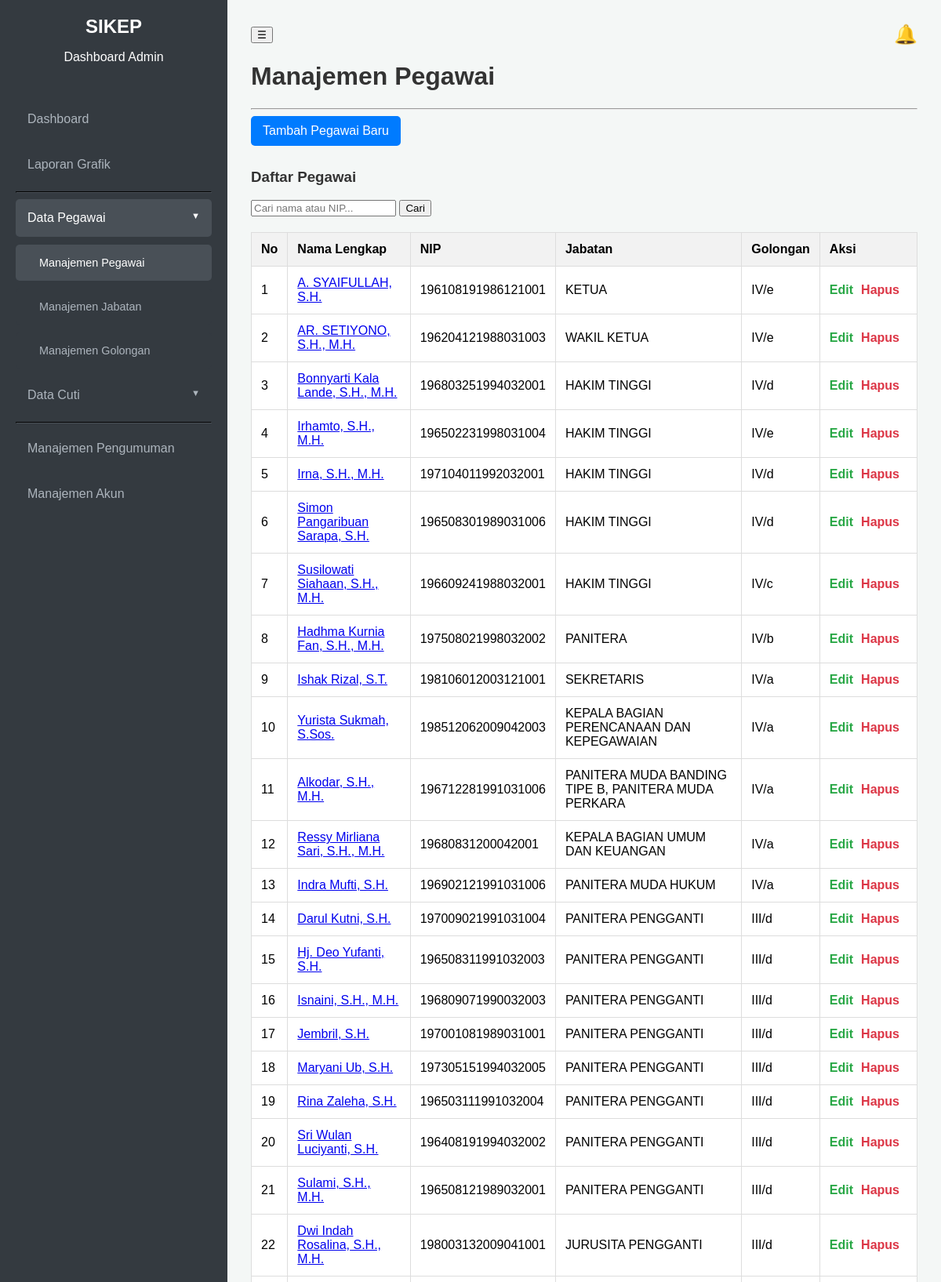
The page /admin/manajemen_pegawai.php (signed in, upper part) on the database its author committed.
### tables this page shows
CREATE TABLE `pegawai` (
  `id` int(11) NOT NULL,
  `nama_lengkap` varchar(150) NOT NULL,
  `nip` varchar(20) NOT NULL,
  `id_jabatan` int(11) DEFAULT NULL,
  `id_golongan` int(11) DEFAULT NULL,
  `unit_kerja` varchar(100) DEFAULT NULL,
  `tanggal_lahir` date DEFAULT NULL,
  `foto` varchar(255) DEFAULT NULL,
  `id_atasan` int(11) DEFAULT NULL,
  `ttd_image` varchar(255) DEFAULT NULL
);

CREATE TABLE `jabatan` (
  `id` int(11) NOT NULL,
  `nama_jabatan` varchar(150) NOT NULL
);

CREATE TABLE `golongan` (
  `id` int(11) NOT NULL,
  `nama_golongan` varchar(50) NOT NULL
);

### admin/manajemen_pegawai.php (the view, shortened to what this page needs)
<?php
include 'header.php';
$query_pegawai_list = "SELECT p.id, p.nama_lengkap, p.nip, j.nama_jabatan, g.nama_golongan
                       FROM pegawai p
                       LEFT JOIN jabatan j ON p.id_jabatan = j.id
                       LEFT JOIN golongan g ON p.id_golongan = g.id";
$query_pegawai_list .= " ORDER BY p.id_jabatan ASC, p.nama_lengkap ASC";
$result_pegawai_list = mysqli_query($koneksi, $query_pegawai_list);
?>
<h1>Manajemen Pegawai</h1>
<hr>
<a href="tambah_pegawai.php" class="btn">Tambah Pegawai Baru</a>
<h3>Daftar Pegawai</h3>
<div class="search-form">
    <form action="" method="GET" style="display: contents;">
        <input type="text" name="cari" placeholder="Cari nama atau NIP..." value="<?php echo isset($_GET['cari']) ? htmlspecialchars($_GET['cari']) : ''; ?>">
        <button type="submit">Cari</button>
    </form>
</div>
<table>
    <thead>
        <tr>
            <th>No</th>
            <th>Nama Lengkap</th>
            <th>NIP</th>
            <th>Jabatan</th>
            <th>Golongan</th>
            <th>Aksi</th>
        </tr>
    </thead>
    <tbody>
        <?php
        $no = 1;
        if (mysqli_num_rows($result_pegawai_list) > 0) {
            while ($data = mysqli_fetch_assoc($result_pegawai_list)) {
                echo "<tr>";
                echo "<td>" . $no++ . "</td>";
                echo "<td><a href='detail_pegawai.php?id=" . $data['id'] . "'>" . htmlspecialchars($data['nama_lengkap']) . "</a></td>";
                echo "<td>" . htmlspecialchars($data['nip']) . "</td>";
                echo "<td>" . htmlspecialchars($data['nama_jabatan']) . "</td>";
                echo "<td>" . htmlspecialchars($data['nama_golongan']) . "</td>";
                echo "<td class='actions'>";
                if ($_SESSION['role'] == 'admin') {
                    echo "<a href='edit_pegawai.php?id=" . $data['id'] . "' class='edit'>Edit</a>";
                    echo "<a href='hapus_pegawai.php?id=" . $data['id'] . "' class='delete' onclick='return confirm(\"Yakin?\");'>Hapus</a>";
                } else {
                    echo "-";
                }
                echo "</td>";
                echo "</tr>";
            }
        } else {
            echo "<tr><td colspan='6' style='text-align:center;'>Data tidak ditemukan.</td></tr>";
        }
        ?>
    </tbody>
</table>
<?php
include 'footer.php';
?>

### assets/style_admin.css (style rules this page uses)
body { font-family: sans-serif; margin: 0; background-color: #f4f7f6; }
h1, h2, h3 { color: #333; }
.btn { display: inline-block; padding: 10px 15px; margin-bottom: 10px; margin-right: 10px; background-color: #007bff; color: white; text-decoration: none; border-radius: 5px; border: none; cursor: pointer; }
table { width: 100%; border-collapse: collapse; margin-top: 20px; background-color: white; }
th, td { padding: 12px; border: 1px solid #ddd; text-align: left; }
th { background-color: #f2f2f2; }
.actions a { margin-right: 10px; text-decoration: none; font-weight: bold; }
.actions a.edit { color: #28a745; }
.actions a.delete { color: #dc3545; }
* { scrollbar-width: thin; scrollbar-color: rgba(0, 0, 0, 0.3) transparent; }

### rows shown on the page
pegawai: nama_lengkap "A. SYAIFULLAH, S.H.", nip "196108191986121001", id_jabatan.nama_jabatan "KETUA", id_golongan.nama_golongan "IV/e"
pegawai: nama_lengkap "AR. SETIYONO, S.H., M.H.", nip "196204121988031003", id_jabatan.nama_jabatan "WAKIL KETUA", id_golongan.nama_golongan "IV/e"
pegawai: nama_lengkap "Bonnyarti Kala Lande, S.H., M.H.", nip "196803251994032001", id_jabatan.nama_jabatan "HAKIM TINGGI", id_golongan.nama_golongan "IV/d"
pegawai: nama_lengkap "Irhamto, S.H., M.H.", nip "196502231998031004", id_jabatan.nama_jabatan "HAKIM TINGGI", id_golongan.nama_golongan "IV/e"
pegawai: nama_lengkap "Irna, S.H., M.H.", nip "197104011992032001", id_jabatan.nama_jabatan "HAKIM TINGGI", id_golongan.nama_golongan "IV/d"
pegawai: nama_lengkap "Simon Pangaribuan Sarapa, S.H.", nip "196508301989031006", id_jabatan.nama_jabatan "HAKIM TINGGI", id_golongan.nama_golongan "IV/d"
pegawai: nama_lengkap "Susilowati Siahaan, S.H., M.H.", nip "196609241988032001", id_jabatan.nama_jabatan "HAKIM TINGGI", id_golongan.nama_golongan "IV/c"
pegawai: nama_lengkap "Hadhma Kurnia Fan, S.H., M.H.", nip "197508021998032002", id_jabatan.nama_jabatan "PANITERA", id_golongan.nama_golongan "IV/b"
pegawai: nama_lengkap "Ishak Rizal, S.T.", nip "198106012003121001", id_jabatan.nama_jabatan "SEKRETARIS", id_golongan.nama_golongan "IV/a"
pegawai: nama_lengkap "Yurista Sukmah, S.Sos.", nip "198512062009042003", id_jabatan.nama_jabatan "KEPALA BAGIAN PERENCANAAN DAN KEPEGAWAIAN", id_golongan.nama_golongan "IV/a"
pegawai: nama_lengkap "Alkodar, S.H., M.H.", nip "196712281991031006", id_jabatan.nama_jabatan "PANITERA MUDA BANDING TIPE B, PANITERA MUDA PERKARA", id_golongan.nama_golongan "IV/a"
pegawai: nama_lengkap "Ressy Mirliana Sari, S.H., M.H.", nip "19680831200042001", id_jabatan.nama_jabatan "KEPALA BAGIAN UMUM DAN KEUANGAN", id_golongan.nama_golongan "IV/a"
pegawai: nama_lengkap "Indra Mufti, S.H.", nip "196902121991031006", id_jabatan.nama_jabatan "PANITERA MUDA HUKUM", id_golongan.nama_golongan "IV/a"
pegawai: nama_lengkap "Darul Kutni, S.H.", nip "197009021991031004", id_jabatan.nama_jabatan "PANITERA PENGGANTI", id_golongan.nama_golongan "III/d"
pegawai: nama_lengkap "Hj. Deo Yufanti, S.H.", nip "196508311991032003", id_jabatan.nama_jabatan "PANITERA PENGGANTI", id_golongan.nama_golongan "III/d"
pegawai: nama_lengkap "Isnaini, S.H., M.H.", nip "196809071990032003", id_jabatan.nama_jabatan "PANITERA PENGGANTI", id_golongan.nama_golongan "III/d"
pegawai: nama_lengkap "Jembril, S.H.", nip "197001081989031001", id_jabatan.nama_jabatan "PANITERA PENGGANTI", id_golongan.nama_golongan "III/d"
pegawai: nama_lengkap "Maryani Ub, S.H.", nip "197305151994032005", id_jabatan.nama_jabatan "PANITERA PENGGANTI", id_golongan.nama_golongan "III/d"
pegawai: nama_lengkap "Rina Zaleha, S.H.", nip "196503111991032004", id_jabatan.nama_jabatan "PANITERA PENGGANTI", id_golongan.nama_golongan "III/d"
pegawai: nama_lengkap "Sri Wulan Luciyanti, S.H.", nip "196408191994032002", id_jabatan.nama_jabatan "PANITERA PENGGANTI", id_golongan.nama_golongan "III/d"
pegawai: nama_lengkap "Sulami, S.H., M.H.", nip "196508121989032001", id_jabatan.nama_jabatan "PANITERA PENGGANTI", id_golongan.nama_golongan "III/d"
pegawai: nama_lengkap "Dwi Indah Rosalina, S.H., M.H.", nip "198003132009041001", id_jabatan.nama_jabatan "JURUSITA PENGGANTI", id_golongan.nama_golongan "III/d"
